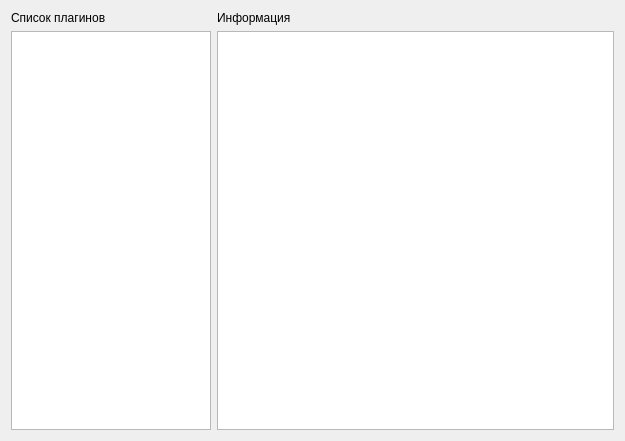
<?xml version="1.0" encoding="UTF-8"?>
<ui version="4.0">
 <class>PluginInformationForm</class>
 <widget class="QWidget" name="PluginInformationForm">
  <property name="geometry">
   <rect>
    <x>0</x>
    <y>0</y>
    <width>625</width>
    <height>441</height>
   </rect>
  </property>
  <property name="windowTitle">
   <string>Form</string>
  </property>
  <property name="windowIcon">
   <iconset resource="../../../../core/frameWork/resources/framework_resources.qrc">
    <normaloff>:/images/base/plugins.png</normaloff>:/images/base/plugins.png</iconset>
  </property>
  <layout class="QGridLayout" name="gridLayout">
   <item row="0" column="0">
    <widget class="QLabel" name="label">
     <property name="text">
      <string>Список плагинов</string>
     </property>
    </widget>
   </item>
   <item row="1" column="0">
    <widget class="QListWidget" name="pluginsListWidget">
     <property name="maximumSize">
      <size>
       <width>200</width>
       <height>16777215</height>
      </size>
     </property>
    </widget>
   </item>
   <item row="1" column="2">
    <widget class="QPlainTextEdit" name="pluginInformationEdit"/>
   </item>
   <item row="0" column="2">
    <widget class="QLabel" name="label_2">
     <property name="text">
      <string>Информация</string>
     </property>
    </widget>
   </item>
  </layout>
 </widget>
 <resources>
  <include location="../../../../core/frameWork/resources/framework_resources.qrc"/>
 </resources>
 <connections/>
</ui>
